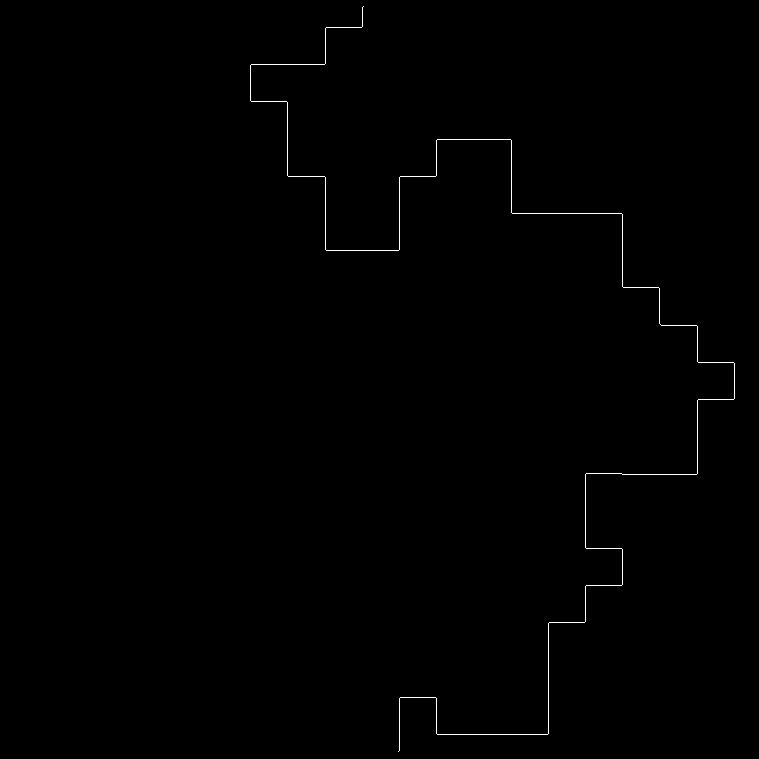
#> input picture skel.jpg, 759 x 759 px
$ python router.py
#> lines starting #> are read from the running program, lines starting #| are printed output that depends on the picture; after the words box and inside, x2 and y2 are one past the last pixel; in counts of white or black regions, pixels touching at a corner belong together
#!/usr/bin/env python3
__author__ = "dogukanarat"

import os
import cv2 as cv
import numpy as np
from skimage.viewer import ImageViewer

# defining file path
BASE_DIR = os.path.dirname(os.path.abspath(__file__))

# reading image
image = cv.imread(BASE_DIR + '/skel.jpg', cv.IMREAD_GRAYSCALE)
#> image is the input picture: shape (759, 759); min 0, max 255, mean 0.9
[rows, cols] = image.shape
#> rows = 759; cols = 759

normalizedImage = cv.normalize(
    image, None, alpha=0, beta=1, norm_type=cv.NORM_MINMAX, dtype=cv.CV_32F)
ret, binary = cv.threshold(image, 150, 255, cv.THRESH_BINARY)
#> binary: shape (759, 759); 0.35% white in thin lines or dots, all inside (x1, y1, x2, y2) = (250, 6, 735, 752)

# finding the starting point
done, i, j = False, 0, 0
while( not done ):
    for item in binary[i]:
        if item == 255:
            row = i
            col = j
            done = True
        j += 1
    j = 0
    i += 1

# preparing the algorithm
router = [[1, 2, 3], [4, 5, 6], [7, 8 ,9]]
path = []
done = max(row, col)

# finding the path
while( not done == 0 ):
    for i in (-1,0,1):
        for j in (-1, 0, 1):
            if((binary[row+i][col+j] == 255) and not( (i == 0) and (j == 0))):
                path.append(router[i+1][j+1])
                binary[row][col] = 0
                row = row + i
                col = col + j
            else:
                pass
    done = done - 1
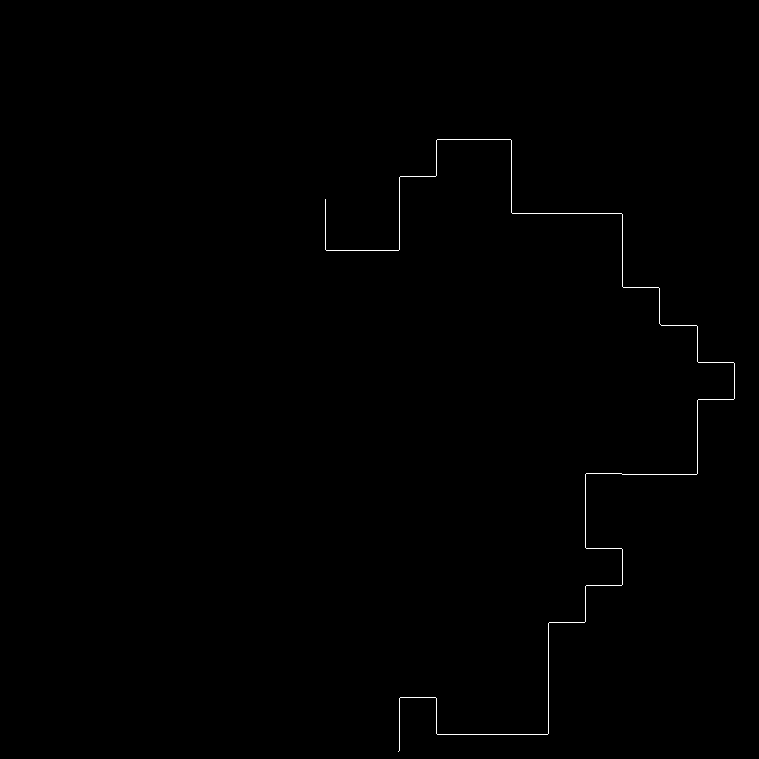
#> binary: shape (759, 759); 0.28% white in thin lines or dots, all inside (x1, y1, x2, y2) = (325, 139, 735, 752)

# check the result
print(path)

# save the result
np.savetxt('path.out', path, delimiter=',', fmt='%1u')

if __name__ == "__main__":
    pass
